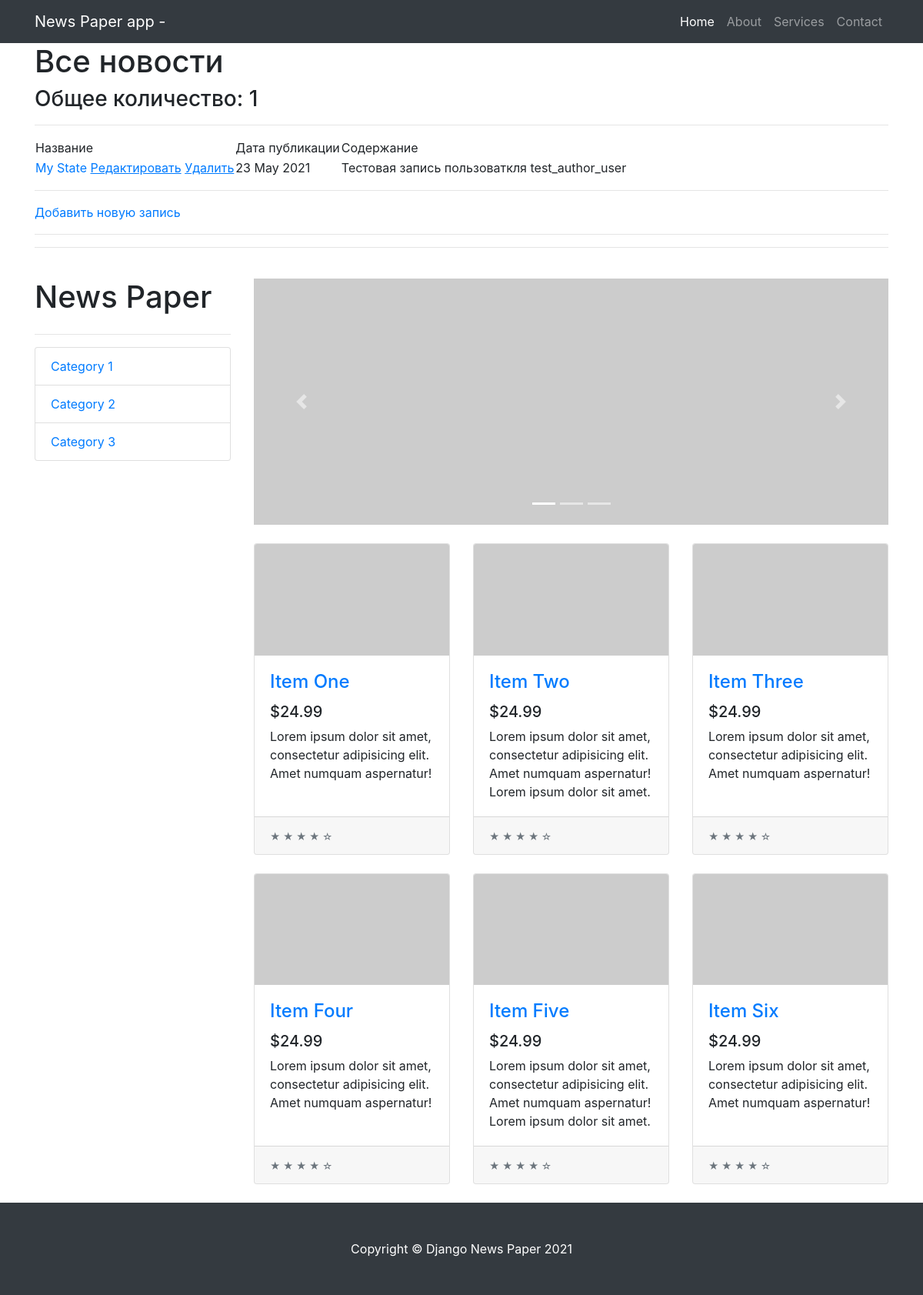
Page /news/ on the committed database.
### news/models.py (models this page shows, shortened)
class Post(models.Model):
    state = 'ST'
    new = 'NE'
    POSITIONS = [
        (state, 'Статья'),
        (new, 'Новость')
    ]
    position = models.CharField(max_length=2,
                                choices=POSITIONS,
                                default=state)
    created = models.DateTimeField(auto_now_add=True)
    post_name = models.CharField(max_length=250)
    content = models.TextField()
    rating_post = models.IntegerField(default=0)
    author = models.ForeignKey(Author, on_delete=models.CASCADE)
    category = models.ManyToManyField(Category, through='PostCategory')

### news/views.py (the view)
# urls.py: path('', PostList.as_view()),
class PostList(ListView):
    model = Post  # указываем модель, объекты которой мы будем выводить
    template_name = 'posts.html'  # указываем имя шаблона, в котором будет лежать html, в
    context_object_name = 'posts'  # это имя списка, в котором будут лежать все объекты,
    queryset = Post.objects.order_by('-created')
    paginate_by = 10
    def get_context_data(self, **kwargs):
        context = super().get_context_data(**kwargs)
        context['filter'] = PostFilter(self.request.GET,
                                       queryset=self.get_queryset())  # вписываем фильтр
        return context

### news/templatetags/custom_filters.py (called while the page is built)
@register.filter(name='censor')
def censor(value, arg):
    words = value.split()
    value1 = ''
    for word in words:
        if isinstance(word, str) and isinstance(arg, str):
            if word == arg:
                word = '!censor!'
            value1 += word + ' '
        else:
            raise ValueError(f'Нельзя {type(word)}!')
    return value1

### templates/posts.html (shortened to what this page needs)
{% extends 'flatpages/default.html' %}
{% load custom_filters %}
{% block content %}
    <h1>Все новости</h1>
    <h3>Общее количество: {{ posts | length }}</h3>
    <hr>
    {% if posts %}
        <table>
            <tr>
                <td>
                    Название
                </td>
                <td>
                    Дата публикации
                </td>
                <td>
                    Содержание
                </td>
            </tr>
        {% for post in page_obj %}
            <tr>
                <td>
                    <a href="{% url 'post' post.id %}">{{ post.post_name | censor:'new' }}</a>
                    <a href="{% url 'post_update' post.id %}"><u>Редактировать</u></a>
                 <a href="{% url 'post_delete' post.id %}"><u> Удалить </u></a>
                </td>
                <td>
                    {{ post.created | date:'d M Y' }}
                </td>
                <td>
                    {{ post.content | truncatechars:50 | censor:'ipsum' }}
                </td>
            </tr>
        {% endfor %}
        </table>
        <hr>
        <a href="{% url 'post_create' %}">Добавить новую запись</a> <br>
        <hr>
    {% else %}
        <h2>Новостей нет!</h2>
        <a href="{% url 'post_create' %}">Добавить новую запись</a> <br>
    {% endif %}
{% endblock content %}

### rows in the picture
Post: post_name|censor "My State", created "23 May 2021", content|censor "Тестовая запись пользоваткля test_author_user"

### other values in the picture
{{ posts | length }} "1"
